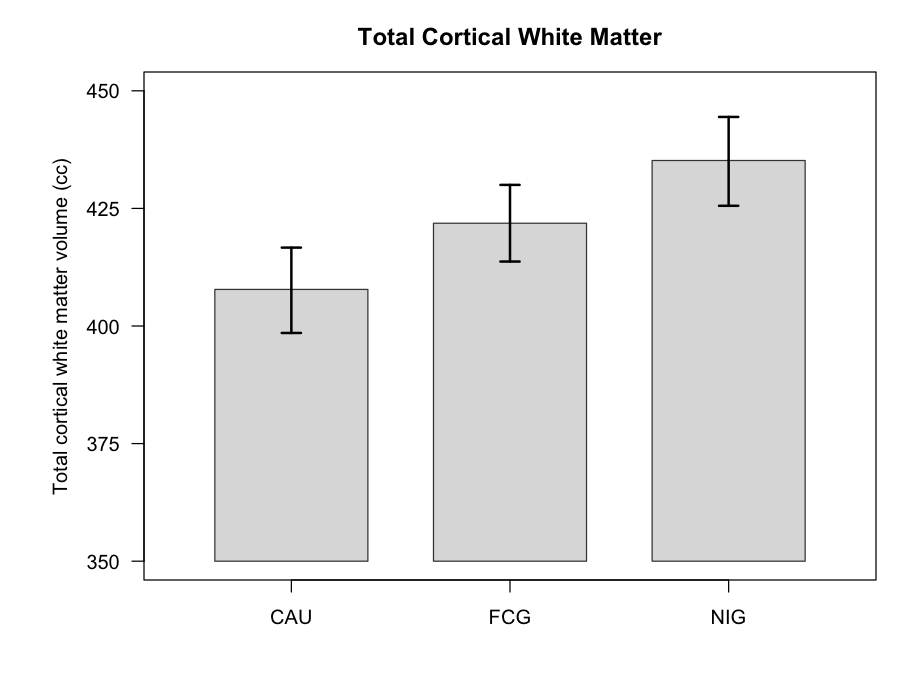

Source code (R):
## Directly replot the extracted Fig. 2 item; no extraction is rerun here.
a <- grep("^--file=", commandArgs(FALSE), value=TRUE)
sp <- normalizePath(sub("^--file=", "", a[1]))
folder <- dirname(sp)
item <- sub("_replot\\.R$", "", basename(sp))
d <- read.csv(file.path(folder,paste0(item,".csv")),stringsAsFactors=FALSE)
stopifnot(identical(d$group_as_printed,c("CAU","FCG","NIG")))
png(file.path(folder,paste0(item,"_replot.png")),width=900,height=700,res=120)
par(mar=c(5,6,3,1))
plot(1:3,d$volume_cc,type="n",xlim=c(0.45,3.55),ylim=c(350,450),
     xaxt="n",yaxt="n",xlab="",ylab="Total cortical white matter volume (cc)",
     main="Total Cortical White Matter",las=1)
axis(1,at=1:3,labels=d$group_as_printed)
axis(2,at=c(350,375,400,425,450),las=1)
rect((1:3)-0.35,350,(1:3)+0.35,d$volume_cc,col="#dddddd",border="#444444")
arrows(1:3,d$lower_SEM_cap_cc,1:3,d$upper_SEM_cap_cc,
       angle=90,code=3,length=0.08,lwd=2)
dev.off()
